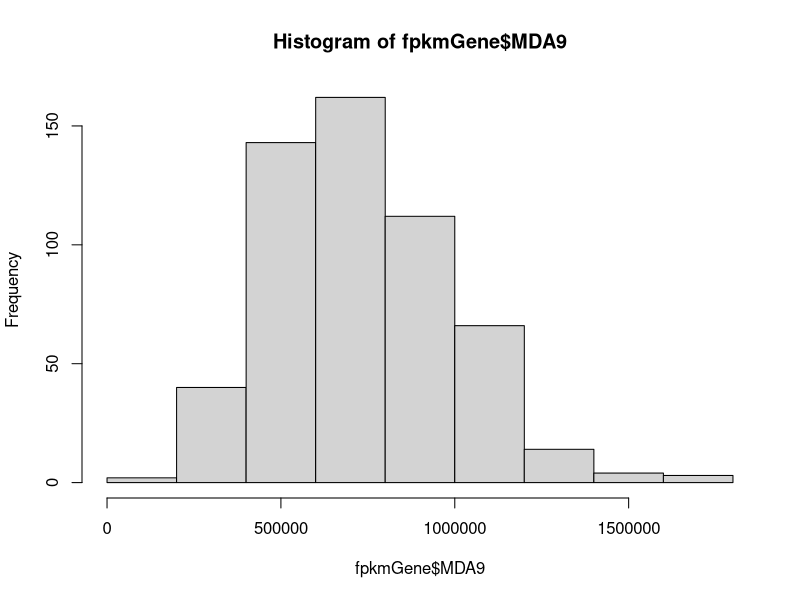
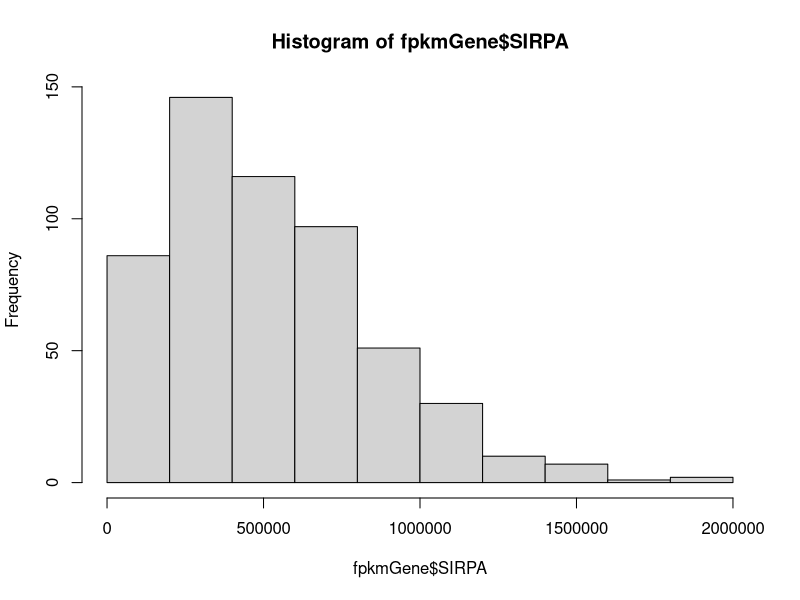
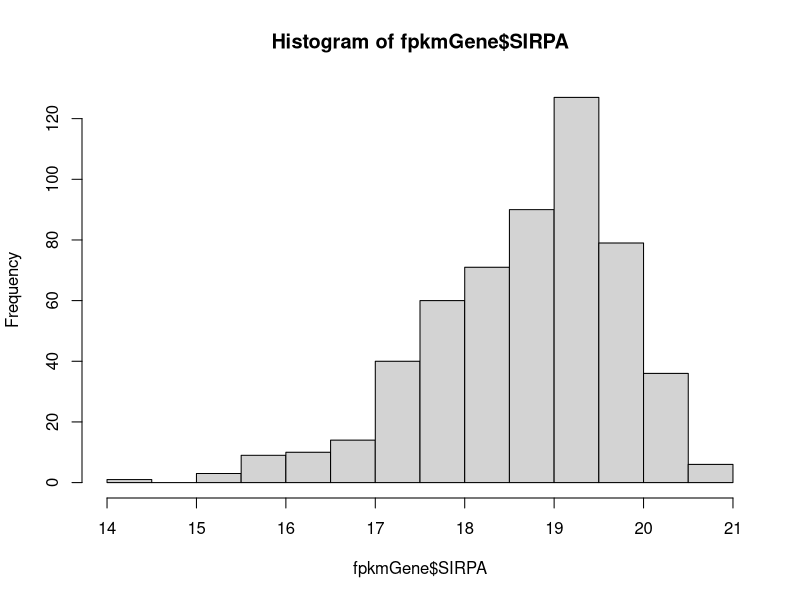
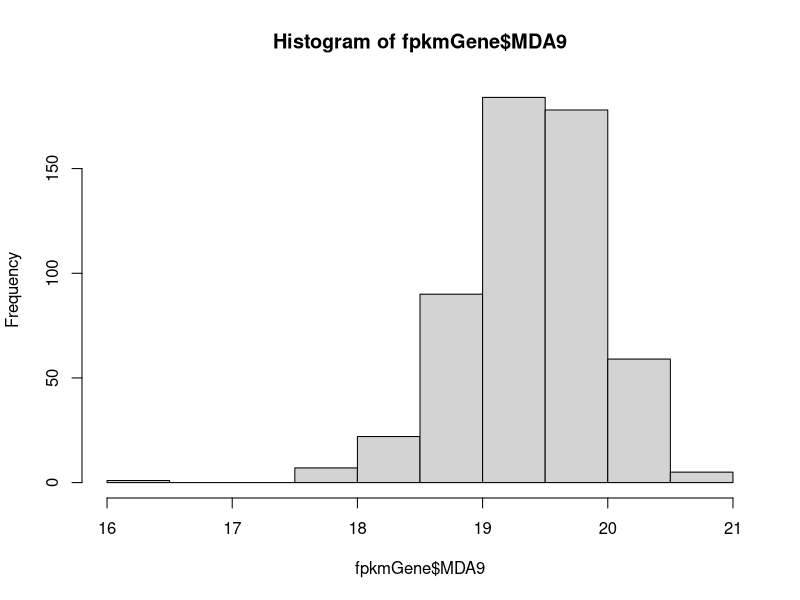
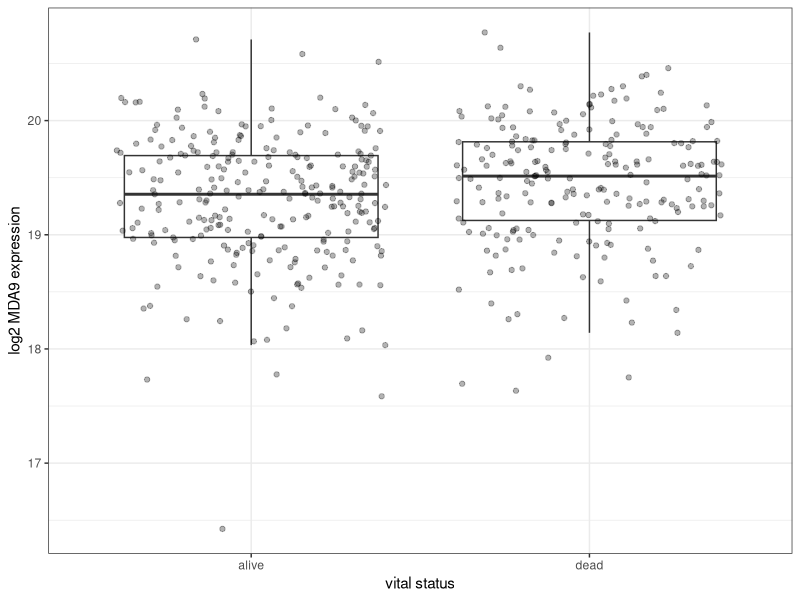

Write the R code that produced these figures, in order. (Note: this script raises an error after producing the figures.)
#### head and neck expression analysis ####

# load packages
library(dplyr)
library(ggplot2)
library(survminer)
library(survival)
library(viridis)

# define exclusion subsetting
`%ni%` <- Negate(`%in%`) 

#### data pre-processing ####

# read in saved data
fpkmGene <- read.table("targetGeneHNSCC.csv")
# see all metadata
colnames(fpkmGene)
# view untransformed distribution
hist(fpkmGene$MDA9) # very slightly left skewed
hist(fpkmGene$SIRPA) # slightly left skewed
# save untransformed data
fpkmGeneNolog <- fpkmGene

# log transform genes
fpkmGene[1:12] <- fpkmGene[1:12] + 1 # add one pseudo count to all counts to remove zeros
fpkmGene[1:12] <- log2(fpkmGene[1:12]) # apply log2 transformation
hist(fpkmGene$SIRPA) 
hist(fpkmGene$MDA9) 

# assessing clinical data
table(fpkmGene$shortLetterCode) # 44 NT, 2 TM, 500 TP
table(fpkmGene$race) # 49 AA, 468 white
table(fpkmGene$ethnicity) # 27 HIS, 480 not (some overlap with AA?)

# extract tumor data
tum <- fpkmGene %>%
  filter(shortLetterCode == "TP")
# extracting whites with known HIS
his_nonhis <- fpkmGene %>%
  filter(race == "white") %>%
  filter(ethnicity == "hispanic or latino" | ethnicity == "not hispanic or latino") 
# extracting AA and white who are not HIS
BW_nonhis <- fpkmGene %>%
  filter(race == "white" | race == "black or african american") %>%
  filter(ethnicity == "not hispanic or latino") 

#### MDA-9/Syntenin ####

## high expression in AA is correlated with poor outcome when compared to non-hispanic whites
## compare vital status based on MDA9
t.test(MDA9 ~ vital_status, data=BW_nonhis) # 0.004855
ggplot(BW_nonhis, aes(vital_status, MDA9)) + 
  ylab("log2 MDA9 expression") +
  xlab("vital status") +
  geom_boxplot(outlier.shape = NA) +
  geom_jitter(alpha = 0.3) +
  theme_bw() 
#ggsave("figures/MDA9BW_nonhis_vital_.jpg")

# KM from TCGA biolinks
#TCGAbiolinks::TCGAanalyze_SurvivalKM()

## kaplan meier: days to last followup, comparing AA and CA
# remove missing data 
BW_nonhis__follow <- BW_nonhis %>%
  filter(!is.na(days_to_last_follow_up)) 
BW_nonhis_follow <- BW_nonhis_km %>% 
  mutate(vital = (as.numeric(vital_status)) - 1)
# fit model
mda9_fit_BW_nonhis_follow <- survfit(Surv(days_to_last_follow_up, 
                    vital) ~ race, 
               data = BW_nonhis_km)
ggsurvplot(mda9_fit_BW_nonhis_follow, data = BW_nonhis_km, 
           risk.table = TRUE,
           pval = TRUE,
           pval.method = TRUE,
           pval.coord = c(1600, 0.8),
           pval.method.coord = c(1600, 0.9),
           conf.int = TRUE,
           xlim = c(0, 2000),
           break.time.by = 500,
           ggtheme = theme_minimal(),
           risk.table.y.text.col = T,
           risk.table.y.text = FALSE)

## kaplan meier: days to death, comparing AA and CA (better than days to last followup)
# remove missing data 
BW_nonhis_km <- BW_nonhis %>%
  filter(!is.na(days_to_death)) 
BW_nonhis_km <- BW_nonhis_km %>% 
  mutate(vital = (as.numeric(vital_status)) - 1)
# fit model
BW_nonhis_death_fit <- survfit(Surv(days_to_death, 
                         vital) ~ race, 
                    data = BW_nonhis_km)
ggsurvplot(BW_nonhis_death_fit, 
           data = BW_nonhis_km, 
           risk.table = TRUE,
           pval = TRUE,
           pval.method = TRUE,
           pval.coord = c(2000, 0.8),
           pval.method.coord = c(2000, 0.9),
           conf.int = TRUE,
           xlim = c(0, 3000),
           break.time.by = 500,
           ggtheme = theme_bw(),
           risk.table.y.text.col = T,
           risk.table.y.text = FALSE,
           legend.labs = c("AA", "CA")) +
  labs(title = "African American vs Caucasian for days to death")
#ggsave("figures/AA_CA_days_to_death.jpeg") # width 700, height 525
# splitting into high and low gene expression
BW_nonhis_km <- BW_nonhis_km %>%
  mutate(mda9_hl = MDA9 > median(MDA9))
BW_nonhis_km$mda9_hl[BW_nonhis_km$mda9_hl == TRUE] <- "high"
BW_nonhis_km$mda9_hl[BW_nonhis_km$mda9_hl == FALSE] <- "low"
# high and low gene expression
mda9_fit_nonhis_death_mda9 <- survfit(Surv(days_to_death, vital) ~ mda9_hl, 
                                         data = BW_nonhis_km)
ggsurvplot(mda9_fit_nonhis_death_mda9, 
           data = BW_nonhis_km, 
           risk.table = TRUE,
           pval = TRUE,
           pval.method = TRUE,
           pval.coord = c(2000, 0.8),
           pval.method.coord = c(2000, 0.9),
           conf.int = TRUE,
           xlim = c(0, 3000),
           break.time.by = 500,
           ggtheme = theme_bw(),
           risk.table.y.text.col = TRUE,
           risk.table.y.text = FALSE,
           legend.labs = c("high", "low")
           )  +
  labs(title = "high vs low MDA9 expression for days to death")
#ggsave("figures/days_to_death_MDA9.jpg")
# AA vs CA, high and low gene expression
BW_nonhis_death_fit_mda9 <- survfit(Surv(days_to_death, vital) ~ mda9_hl + race, 
                                    data = BW_nonhis_km)
ggsurvplot(BW_nonhis_death_fit_mda9, 
           data = BW_nonhis_km, 
           palette = c("#a6cee3", "#1f78b4", "#b2df8a", "#33a02c"),
           risk.table = TRUE,
           pval = TRUE,
           pval.method = TRUE,
           pval.coord = c(2000, 0.8),
           pval.method.coord = c(2000, 0.9),
           conf.int = TRUE,
           xlim = c(0, 3000),
           break.time.by = 500,
           ggtheme = theme_minimal(),
           risk.table.y.text.col = TRUE,
           risk.table.y.text = FALSE, 
           legend.labs = c("AA, high", "CA, high", "AA, low", "CA, low"))  +
  labs(title = "AA vs Caucasian and high vs low MDA9 expression for days to death")
#ggsave("figures/AA_CA_days_to_death_MDA9.jpg")
# AA only, high and low (median from only AA)
AA_nonhis_km <- BW_nonhis_km %>%
  filter(race == "black or african american") %>%
  select(-mda9_hl) %>%
  mutate(mda9_hl = MDA9 > median(MDA9))
AA_nonhis_km$mda9_hl[AA_nonhis_km$mda9_hl == TRUE] <- "high"
AA_nonhis_km$mda9_hl[AA_nonhis_km$mda9_hl == FALSE] <- "low"
mda9_fit_AA_nonhis_death_mda9 <- survfit(Surv(days_to_death, vital) ~ mda9_hl, 
                                         data = AA_nonhis_km)
ggsurvplot(mda9_fit_AA_nonhis_death_mda9, 
           data = AA_nonhis_km, 
           risk.table = TRUE,
           pval = TRUE,
           pval.method = TRUE,
           pval.coord = c(2000, 0.8),
           pval.method.coord = c(2000, 0.9),
           conf.int = TRUE,
           xlim = c(0, 3000),
           break.time.by = 500,
           ggtheme = theme_minimal(),
           risk.table.y.text.col = T,
           risk.table.y.text = FALSE)

# high expression in HIS is correlated with poor outcome when compared to non-hispanic whites
# vital status
t.test(MDA9 ~ vital_status, data=his_nonhis) # 0.004231
ggplot(his_nonhis, aes(vital_status, MDA9)) + 
  ylab("log2 MDA9 expression") +
  xlab("vital status") +
  geom_boxplot(outlier.shape = NA) +
  geom_jitter(alpha = 0.3) +
  theme_bw() 
#ggsave("figures/MDA9his_nonhis_vital.jpg") 
# days to death

#### SIRPA: not needed right now ####

# high expression in AA is correlated with poor outcome when compared to non-hispanic whites
t.test(SIRPA ~ vital_status, data=BW_nonhis) # 0.3977
ggplot(BW_nonhis, aes(vital_status, SIRPA)) + 
  ylab("log2 MDA9 expression") +
  xlab("vital status") +
  geom_boxplot(outlier.shape = NA) +
  geom_jitter(alpha = 0.3) +
  theme_bw() 
